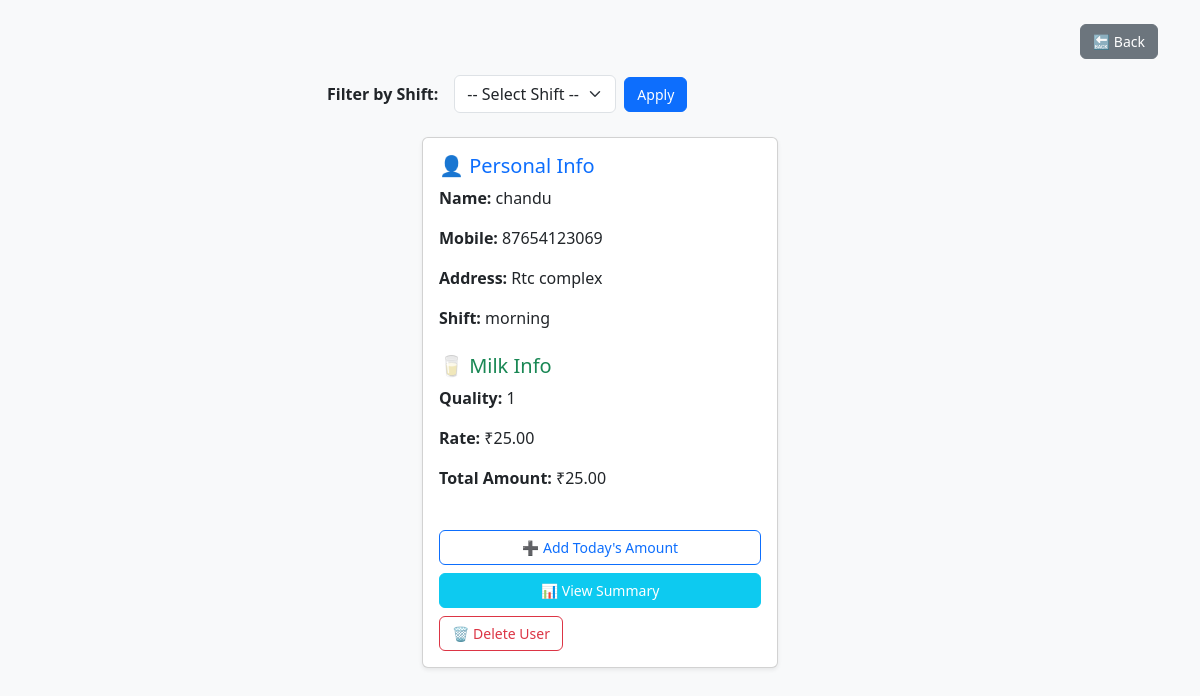
Screenshot of /user/26/ with the database file from the repository.
### milkmain/models.py (models this page shows, shortened)
class MilkUser(models.Model):
    SHIFT_CHOICES = (
        ('morning', 'Morning'),
        ('evening', 'Evening'),
    )
    STATUS_CHOICES = (
        ('active', 'Active'),
        ('inactive', 'Inactive'),
    )
    name = models.CharField(max_length=100)
    mobile = models.CharField(max_length=15)
    address = models.TextField()
    quality = models.CharField(max_length=50)
    rate = models.DecimalField(max_digits=6, decimal_places=2)
    total_amount = models.DecimalField(max_digits=8, decimal_places=2)
    shift = models.CharField(max_length=10, choices=SHIFT_CHOICES)
    status = models.CharField(max_length=10, choices=STATUS_CHOICES, default='active')  # <-- added

### milkmain/views.py (the view)
# urls.py: path('user/<int:user_id>/', views.user_detail, name='user_detail'),
def user_detail(request, user_id):
    try:
        user = MilkUser.objects.get(id=user_id)
        return render(request, 'userdetail.html', {'users': [user]})
    except MilkUser.DoesNotExist:
        return render(request, '404.html', status=404)

### templates/userdetail.html (shortened to what this page needs)
{% load static %}
<!DOCTYPE html>
<html lang="en">
<head>
  <link href="https://cdn.jsdelivr.net/npm/bootstrap@5.3.0/dist/css/bootstrap.min.css" rel="stylesheet">
  <link rel="stylesheet" href="{% static 'userdetail.css' %}">
</head>
<body class="bg-light py-4">
  <div class="container">
    <div class="d-flex justify-content-end mb-3">
      <a href="{% url 'index' %}" class="btn btn-secondary">🔙 Back</a>
    </div>
    <div class="row justify-content-center mb-4">
      <div class="col-md-6">
        <form method="get" action="{% url 'user_list' %}" class="d-flex gap-2 align-items-center">
          <label for="shift" class="fw-bold me-2">Filter by Shift:</label>
          <select name="shift" id="shift" class="form-select w-auto">
            <option value="">-- Select Shift --</option>
          </select>
          <button type="submit" class="btn btn-primary">Apply</button>
        </form>
      </div>
    </div>
    <div class="row justify-content-center g-4">
      {% for user in users %}
      <div class="col-md-6 col-lg-4">
        <div class="card shadow-sm h-100">
          <div class="card-body d-flex flex-column justify-content-between">
            <div>
              <h5 class="text-primary">👤 Personal Info</h5>
              <p><strong>Name:</strong> {{ user.name }}</p>
              <p><strong>Mobile:</strong> {{ user.mobile }}</p>
              <p><strong>Address:</strong> {{ user.address }}</p>
              <p><strong>Shift:</strong> {{ user.shift }}</p>
              <h5 class="text-success mt-4">🥛 Milk Info</h5>
              <p><strong>Quality:</strong> {{ user.quality }}</p>
              <p><strong>Rate:</strong> ₹{{ user.rate }}</p>
              <p><strong>Total Amount:</strong> ₹{{ user.total_amount }}</p>
            </div>
            <div class="d-grid gap-2 mt-4">
              <a href="{% url 'add_daily_amount' user.id %}" class="btn btn-outline-primary">➕ Add Today's Amount</a>
              <a href="{% url 'user_summary' user.id %}" class="btn btn-info text-white">📊 View Summary</a>
              <form method="post" action="{% url 'delete_user' user.id %}">
                <button type="submit" class="btn btn-outline-danger">🗑️ Delete User</button>
              </form>
            </div>
          </div>
        </div>
      </div>
      {% empty %}
      <div class="text-center text-muted">No users found for this shift.</div>
      {% endfor %}
    </div>
  </div>
</body>
</html>

### static/userdetail.css (style rules this page uses)
body { font-family: 'Segoe UI', sans-serif; background-color: #f9f9f9; margin: 0; padding: 0; }
.btn { font-size: 14px; padding: 6px 12px; }

### rows the page displays
MilkUser: name "chandu", mobile "87654123069", address "Rtc complex", shift "morning", quality "1", rate "25.00", total_amount "25.00"
